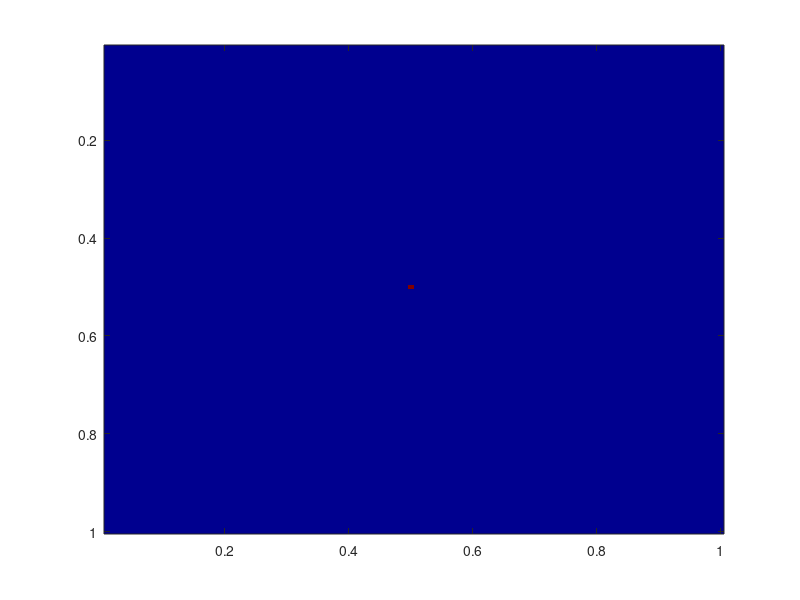

The MATLAB script that drew this image: (Note: this script raises an error after producing the figure.)
%% Define Grid
Nx = 100; Ny = 100;
dx = 0.01;
dy = 0.01;
Sx = Nx*dx;
Sy = Ny*dy;

xa = (1:Nx)*dx;
ya = (1:Ny)*dy;
[Y,X] = meshgrid(ya,xa);

%% Constants
c0 = 2.99792458e8;
dt = dx/2/c0;
u0 = 4.0 * pi * 1.0e-7;
e0 = 1.0 / (c0 * c0 * u0);

%% Initialization
% Fields
Hx = zeros(Nx, Ny);
Hy = zeros(Nx, Ny);
Ez = zeros(Nx, Ny);
Dz = zeros(Nx, Ny);
Ga = ones(Nx, Ny);

% Source
t0 = 20;
spread = 6.0;

% Simulation
steps = 500;

%% Main Loop
for T = 1 : steps
    % Calculate Dz Field
    for i = 2 : Nx
        for j = 2 : Ny
            Dz(i, j) = Dz(i, j) + 0.5 * (Hy(i, j) - Hy(i-1, j) - Hx(i, j) + Hx(i, j-1));
        end
    end

    % Put a Gaussian pulse in the middle
    pulse = 10 * exp(-0.5*(((t0 - T) / spread)^2));
    Dz(Nx/2, Ny/2) = Dz(Nx/2, Ny/2) + pulse;

    % Calculate Ez Field
    for i = 1 : Nx
        for j = 1 : Ny
            Ez(i, j) = Ga(i, j) * Dz(i, j);
        end
    end

    % Calculate Hx Field
    for i = 1 : Nx - 1
        for j = 1 : Ny - 1
            Hx(i, j) = Hx(i, j) + 0.5 * (Ez(i, j) - Ez(i, j+1));
        end
    end
    

    % Calculate Hy Field
    for i = 1 : Nx - 1
        for j = 1 : Ny - 1
            Hy(i, j) = Hy(i, j) + 0.5 * (Ez(i+1, j) - Ez(i, j));
        end
    end

    % PECs at the boundaries
    Dz(1, :) = 0;
    Dz(Nx, :) = 0;
    Dz(:, 1) = 0;
    Dz(:, Ny) = 0;

    imagesc(xa, ya, Dz');
    colormap 'jet';
    clim([-1 1]);
    colorbar;
    pause(0.1);
end

